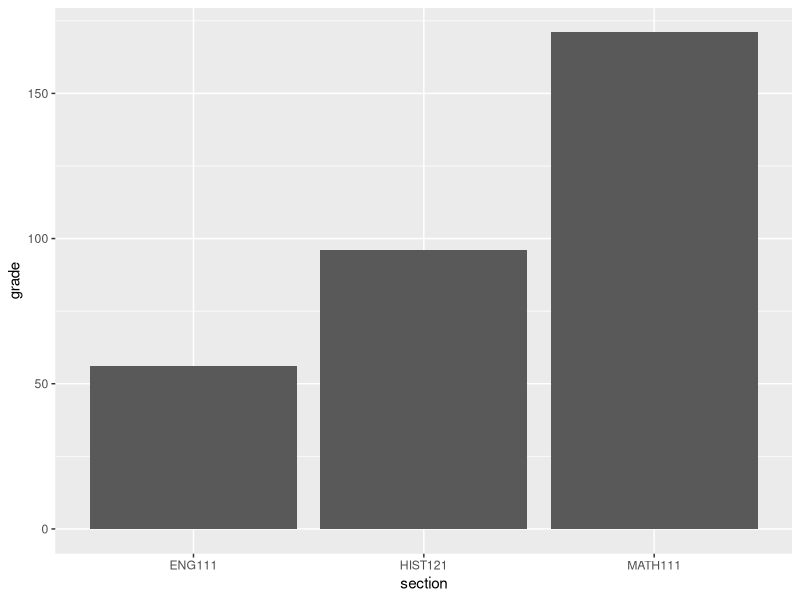
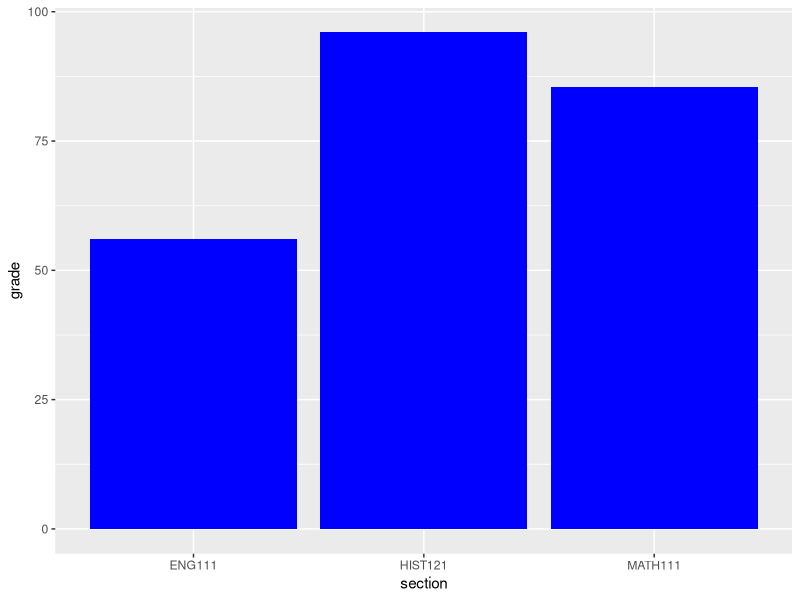

Write R code to recreate these figures, in order.
install.packages("tidyverse")
# install.packages("dplyr")
# install.packages("ggplot2")
library(tidyverse)
# library(dplyr)
# library(ggplot2)

section <- c("MATH111","MATH111","ENG111","HIST121")
grade <- c(78,93,56, 96)
student <- c("David","Kristina","Mycroft","Allison")
gradebook <- data.frame(section,grade,student)

mutate(gradebook, department = 
         ifelse(grepl("MATH", section), "Math",
         ifelse(grepl("ENG", section), "English", 
         ifelse(grepl("HIST", section), "History", "Other"))))

summary(gradebook)

gradebook %>% 
  summarize(average = mean(grade))

gradebook %>% 
  select(student, section, grade) %>% 
  filter(grade >= 65)




# grepl("MATH", gradebook$section)

gradebook %>% 
  ggplot(aes(x=section,y=grade)) +
  geom_bar(stat='identity')

gradebook %>% 
  ggplot(aes(x=section,y=grade)) +
  geom_bar(position = "dodge",
           stat = "summary",
           fun = "mean",
           fill = "blue")
  
  